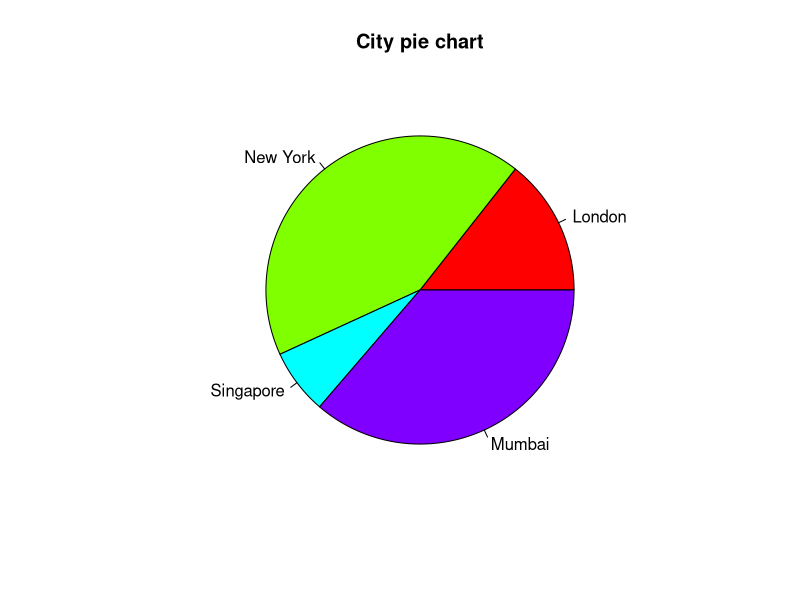
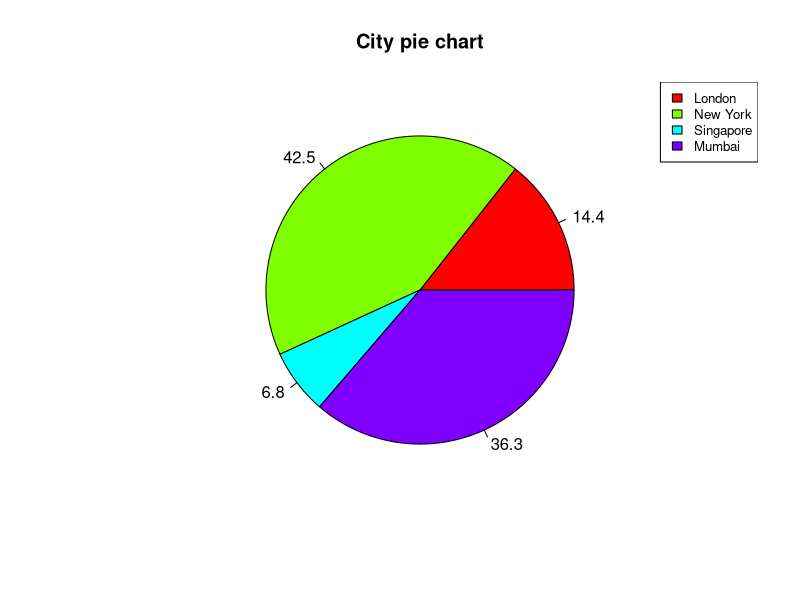
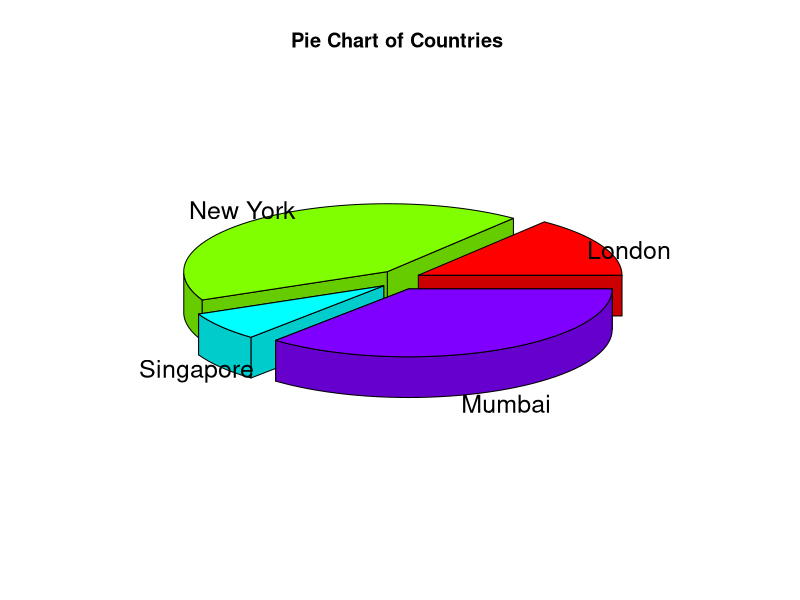
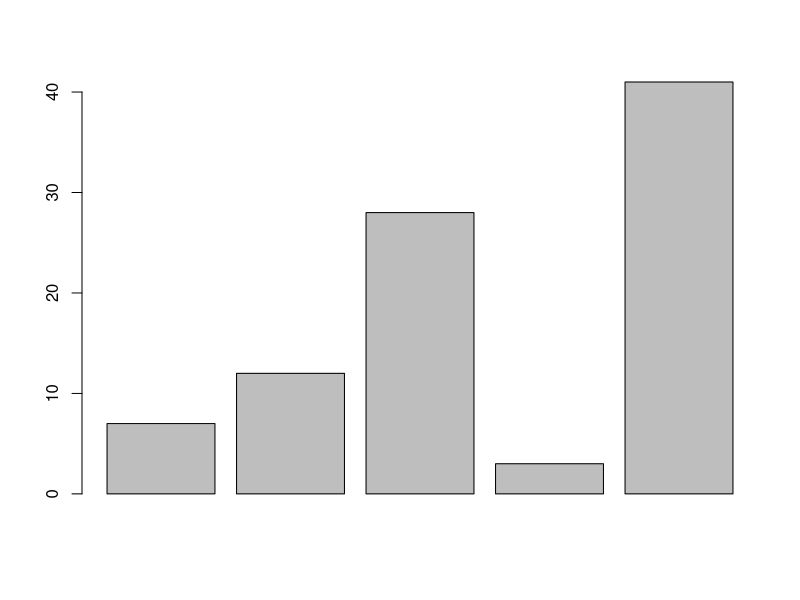
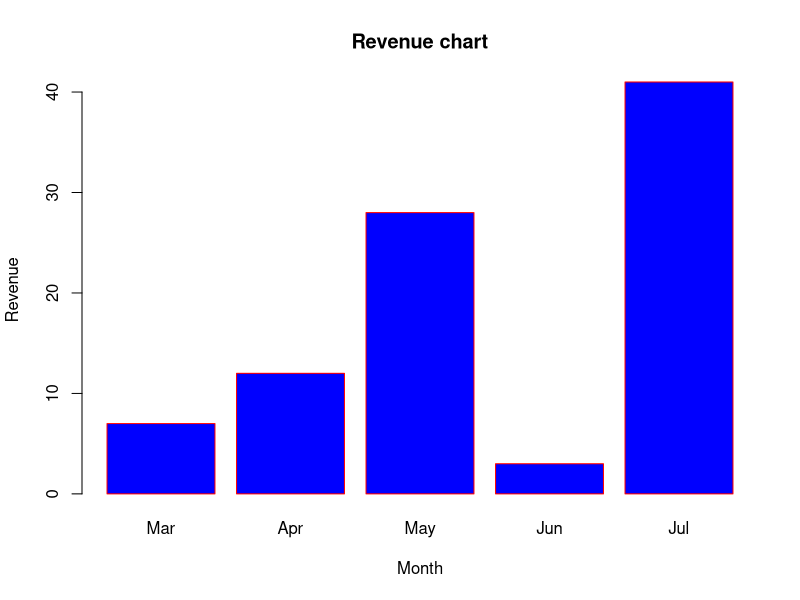
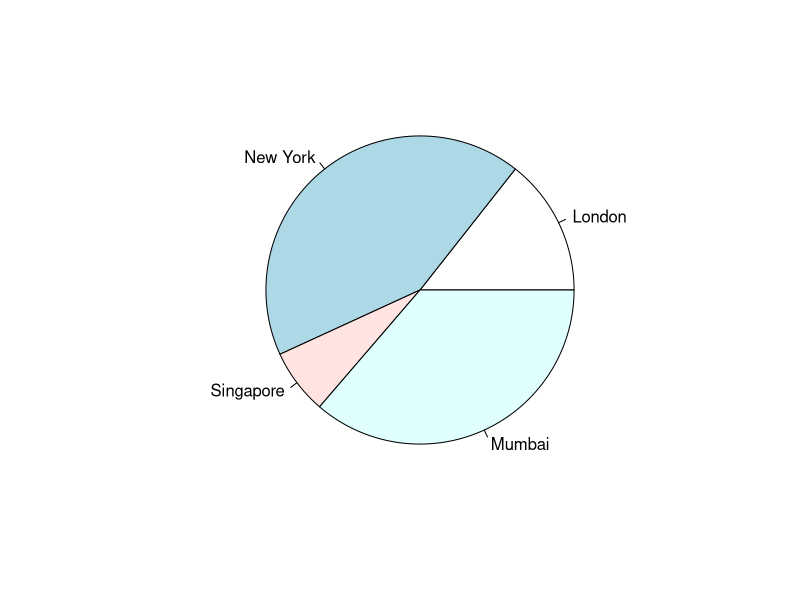
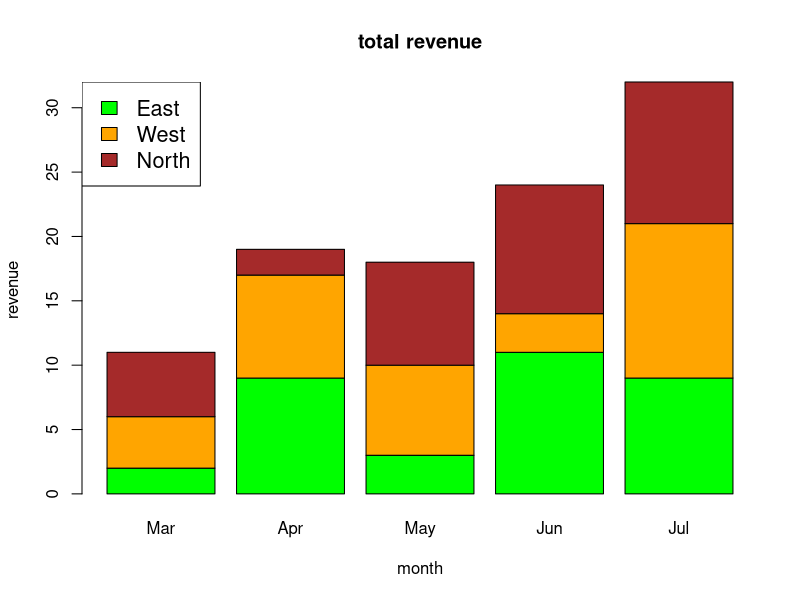

The R script that drew these images, in order:
## ---- chunk 1
# Create data for the graph.
x <- c(21, 62, 10, 53)
labels <- c("London", "New York", "Singapore", "Mumbai")

# Give the chart file a name.
png(file = "city.jpg")

# Plot the chart.
pie(x,labels)

# Save the file.
dev.off()
## ---- chunk 2
# Plot the chart with title and rainbow color pallet.
pie(x, labels, main = "City pie chart", col = rainbow(length(x)))
## ---- chunk 3
piepercent<- round(100*x/sum(x), 1)
pie(x, labels = piepercent, main = "City pie chart",col = rainbow(length(x)))
legend("topright", c("London","New York","Singapore","Mumbai"), cex = 0.8,
   fill = rainbow(length(x)))
## ---- chunk 4
install.packages('plotrix')
library(plotrix)
# Plot the chart. 3D
x <-  c(21, 62, 10,53)
lbl <-  c("London","New York","Singapore","Mumbai")
pie3D(x,labels = lbl,explode = 0.1, main = "Pie Chart of Countries ")
## ---- chunk 5
# Syntax : barplot(H,xlab,ylab,main, names.arg,col)
# Create the data for the chart
H <- c(7,12,28,3,41)
barplot(H)
## ---- chunk 6
# Create the data for the chart
H <- c(7,12,28,3,41)
M <- c("Mar","Apr","May","Jun","Jul")
# Plot the bar chart 
barplot(H,names.arg=M,xlab="Month",ylab="Revenue",col="blue",
main="Revenue chart",border="red")
## ---- chunk 7
# Create the input vectors.
colors = c("green","orange","brown")
months <- c("Mar","Apr","May","Jun","Jul")
regions <- c("East","West","North")

# Create the matrix of the values.
Values <- matrix(c(2,9,3,11,9,4,8,7,3,12,5,2,8,10,11), nrow = 3, ncol = 5, byrow = TRUE)

# Give the chart file a name
png(file = "barchart_stacked.png")

# Create the bar chart
barplot(Values, main = "total revenue", names.arg = months, xlab = "month", ylab = "revenue", col = colors)

# Add the legend to the chart
legend("topleft", regions, cex = 1.3, fill = colors)

# Save the file
dev.off()
